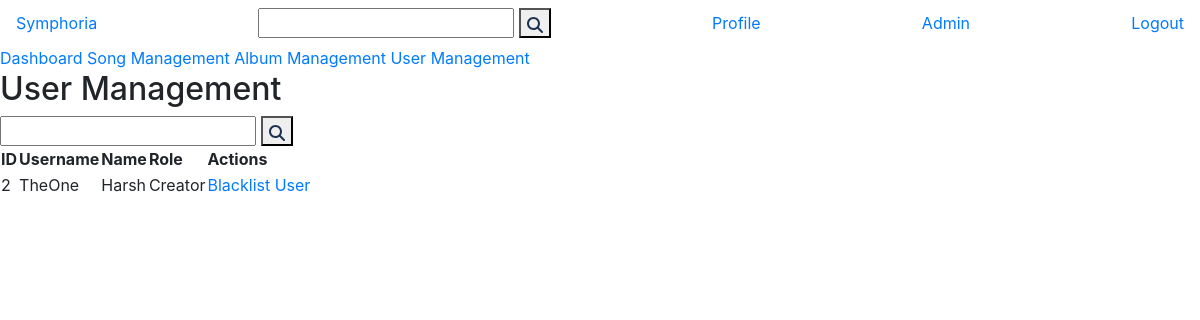
The page /admin/user_management (signed in) on the database as committed earlier.
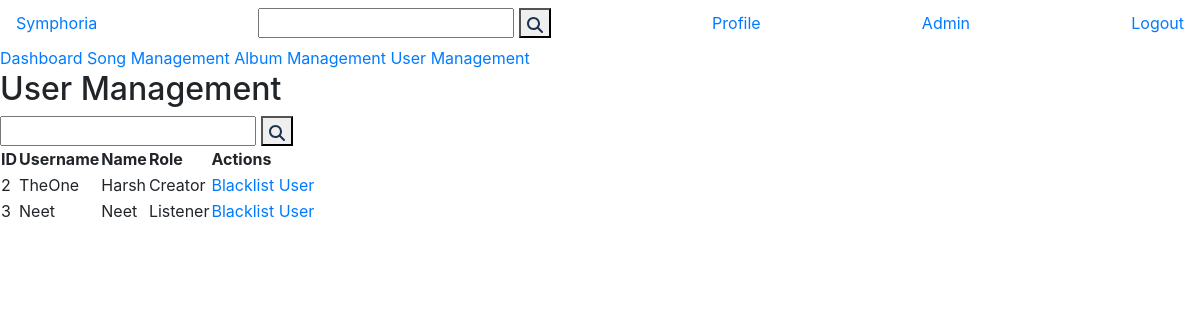
The same page on the database as committed later.
### models.py (models this page shows, shortened)
class User(db.Model):
    id = db.Column(db.Integer, primary_key=True)
    username = db.Column(db.String(32), unique=True, nullable=False)
    passhash = db.Column(db.String(512), nullable=False)
    name = db.Column(db.String(64), nullable=False)
    role = db.Column(db.String(20), nullable=False)
    blacklist = db.Column(db.Boolean, default=False)
    albums = db.relationship('Album', backref='artist', lazy=True)
    songs = db.relationship('Song', backref='artist', lazy=True)
    playlists = db.relationship('Playlist', backref='user', lazy=True)
    admins = db.relationship('Admin', backref='user', lazy=True)
    @property
    def password(self):
        raise AttributeError('Password is not a readable attribute')

### routes.py (the view)
@app.route('/admin/user_management', methods=['GET','POST'])
def user_management():
    if 'user_id' not in session or (Admin.query.filter_by(id=session['user_id']).first() is None):
        flash('Please log in', 'info')
        return redirect(url_for('admin_login'))
    else:
        if request.method == 'POST':
            user_search = request.form.get('user_search')
            session['user_search_admin'] = user_search
            users = User.query.filter(User.name.like(f'%{user_search}%')).all()
            final_users = []
            for user in users:
                if Admin.query.filter_by(id=user.id).first():
                    continue
                else:
                    final_users.append(user)
            return render_template('user_management.html', users=final_users, Admin=Admin)
        else:
            users = User.query.all()
            final_users = []
            for user in users:
                if Admin.query.filter_by(id=user.id).first():
                    continue
                else:
                    final_users.append(user)
            return render_template('user_management.html', users=final_users, Admin=Admin)

### templates/user_management.html (shortened to what this page needs)
{% extends 'layout.html' %}
{% block content %}
    <nav class="navbar">
        <a href="/">Symphoria</a>
        <form action="/search" method="POST">
            {% if session['search'] %}
                <input type="text" name="search" value="{{ session['search'] }}">
            {% else %}
                <input type="text" name="search" value="">
            {% endif %}
            <button type="submit"><img src="{{ url_for('static', filename='magnifying-glass-solid.svg') }}" alt=""></button>
        </form>
        <a href="/profile">Profile</a>
        {% if Admin.query.filter_by(id=session['user_id']).first() %}
            <a href="/admin">Admin</a>
        {% endif %}
        <a href="/logout">Logout</a>
    </nav>
    <div class="menubar">
        <a href="/admin">Dashboard</a>
        <a href='/admin/song_management'>Song Management</a>
        <a href='/admin/album_management'>Album Management</a>
        <a href="/admin/user_management">User Management</a>
    </div>
    <div class="info">
        <h2>User Management</h2>
        <form method="POST">
            {% if session['user_search_admin'] %}
                <input type="text" name="user_search" value="{{ session['user_search_admin'] }}">
            {% else %}
                <input type="text" name="user_search" value="">
            {% endif %}
            <button type="submit"><img src="{{ url_for('static', filename='magnifying-glass-solid.svg') }}" alt=""></button>
        </form>
        <table>
            <tr>
                <th>ID</th>
                <th>Username</th>
                <th>Name</th>
                <th>Role</th>
                <th>Actions</th>
            </tr>
            {% for user in users %}
                <tr>
                    <td>{{ user.id }}</td>
                    <td>{{ user.username }}</td>
                    <td>{{ user.name }}</td>
                    <td>{{ user.role }}</td>
                    <td><a href="/blacklist/user/{{ user.id }}">Blacklist User</a></td>
                </tr>
            {% endfor %}
        </table>
    </div>
{% endblock %}

Rows that differ between the two databases and show on the page:
added User: id "3", username "Neet", name "Neet", role "Listener"
